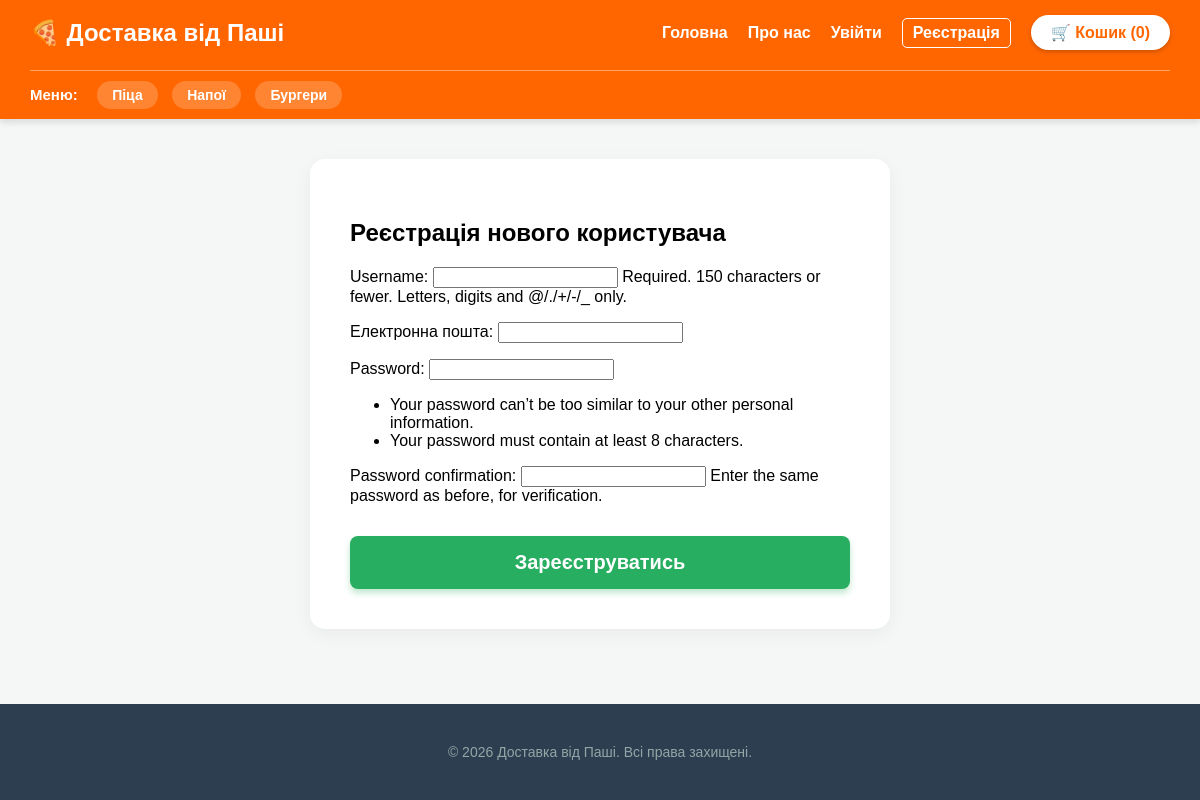
Screenshot of /register/ with the database file from the repository.
### delivery/models.py (models this page shows, shortened)
class Category(models.Model):
    name = models.CharField(max_length=100, verbose_name="Назва категорії")

### delivery/views.py (the view)
# urls.py: path('register/', views.register_view, name='register'),
def register_view(request):
    if request.method == 'POST':
        form = ExtendedUserCreationForm(request.POST)
        if form.is_valid():
            user = form.save()
            login(request, user)
            return redirect('profile')
    else:
        form = ExtendedUserCreationForm()
    return render(request, 'delivery/register.html',
                  {'form': form, 'title': 'Реєстрація', 'categories': Category.objects.all()})

### delivery/forms.py
class ExtendedUserCreationForm(UserCreationForm):
    email = forms.EmailField(required=True, label="Електронна пошта")
    class Meta(UserCreationForm.Meta):
        model = User
        fields = UserCreationForm.Meta.fields + ('email',)

### delivery/templates/delivery/register.html (shortened to what this page needs)
{% extends 'delivery/base.html' %}
{% block content %}
<div class="cart-container" style="max-width: 500px; margin: 0 auto;">
    <h2>Реєстрація нового користувача</h2>
    <form method="post">
        {{ form.as_p }}
        <button type="submit" class="btn-order" style="width: 100%; margin-top: 15px;">Зареєструватись</button>
    </form>
</div>
{% endblock %}

### delivery/templates/delivery/base.html (shortened to what this page needs)
{% load static %}
<!DOCTYPE html>
<html>
<head>
    <link rel="stylesheet" href="{% static 'delivery/style.css' %}">
</head>
<body>
    <header class="site-header">
        <div class="header-top">
            <h2>🍕 Доставка від Паші</h2>
            <nav class="main-nav">
                <a href="{% url 'home' %}" class="nav-link">Головна</a>
                <a href="{% url 'about' %}" class="nav-link">Про нас</a>
                {% if user.is_authenticated %}
                    <a href="{% url 'profile' %}" class="nav-link" style="color: #f1c40f;">👤 Кабінет ({{ user.username }})</a>
                    <form action="{% url 'logout' %}" method="post" style="display:inline;">
                        {% csrf_token %}
                        <button type="submit" class="nav-link" style="background:none; border:none; cursor:pointer; font-size:16px;">Вийти</button>
                    </form>
                {% else %}
                    <a href="{% url 'login' %}" class="nav-link">Увійти</a>
                    <a href="{% url 'register' %}" class="nav-link" style="border: 1px solid white; padding: 5px 10px; border-radius: 5px;">Реєстрація</a>
                {% endif %}
                <a href="{% url 'cart' %}" class="cart-link">🛒 Кошик ({{ cart_count|default:"0" }})</a>
            </nav>
        </div>
        <div class="menu-cats">
            <span>Меню:</span>
            {% for cat in categories %}
                <a href="{% url 'category' cat.id %}" class="cat-badge">{{ cat.name }}</a>
            {% endfor %}
        </div>
    </header>
    <main class="main-content">
        {% block content %}{% endblock %}
    </main>
    <footer class="site-footer">
        <p class="footer-copy">&copy; 2026 Доставка від Паші. Всі права захищені.</p>
    </footer>
</body>
</html>

### delivery/static/delivery/style.css (style rules this page uses)
body { font-family: Arial, sans-serif; margin: 0; padding: 0; display: flex; flex-direction: column; min-height: 100vh; background-color: #f4f7f6; }
.main-content { flex: 1; padding: 40px; max-width: 1200px; margin: 0 auto; width: 100%; box-sizing: border-box; }
.site-header { background-color: #ff6600; padding: 15px 30px; color: white; box-shadow: 0 4px 6px rgba(0,0,0,0.1); }
.header-top { display: flex; justify-content: space-between; align-items: center; }
.header-top h2 { margin: 0; }
.main-nav { display: flex; align-items: center; gap: 20px; }
.nav-link { color: white; text-decoration: none; font-weight: bold; font-size: 16px; }
.cart-link { background: white; color: #ff6600; padding: 8px 20px; border-radius: 20px; text-decoration: none; font-weight: bold; font-size: 16px; box-shadow: 0 2px 4px rgba(0,0,0,0.2); }
.menu-cats { margin-top: 20px; padding-top: 15px; border-top: 1px solid rgba(255,255,255,0.4); }
.menu-cats span { font-size: 15px; font-weight: bold; margin-right: 15px; }
.cat-badge { background: rgba(255,255,255,0.2); color: white; padding: 6px 15px; border-radius: 20px; font-size: 14px; font-weight: bold; text-decoration: none; margin-right: 10px; transition: 0.3s; }
.cart-container { background: white; padding: 40px; border-radius: 15px; box-shadow: 0 5px 20px rgba(0,0,0,0.05); margin-top: 20px; }
.btn-order { padding: 15px 40px; background: #27ae60; color: white; border: none; border-radius: 8px; font-weight: bold; font-size: 20px; cursor: pointer; box-shadow: 0 4px 6px rgba(39, 174, 96, 0.3); }
.site-footer { background-color: #2c3e50; color: #ecf0f1; text-align: center; padding: 40px 20px; margin-top: auto; }
.footer-copy { margin: 0; font-size: 14px; color: #95a5a6; }

### rows the page displays
Category: name "Піца"
Category: name "Напої"
Category: name "Бургери"

### other values shown
{{ cart_count|default:"0" }} "0"
